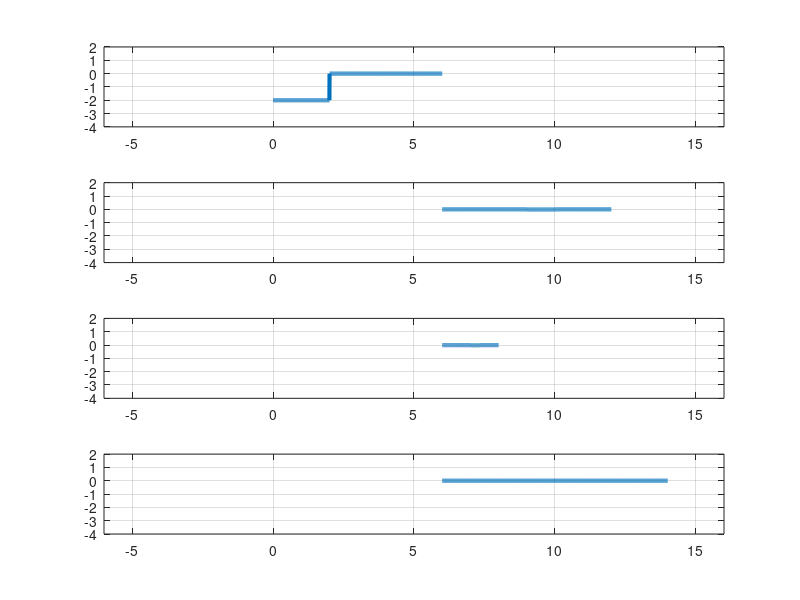

This figure's MATLAB source:
tstart1 = 0; tstop1 = 6;
tstart2 = 0; tstop2 = 2;
tstart3 = 0; tstop3 = 6;

t1 = linspace(tstart1,tstop1, 1001);
f = -2 * (double(t1>=-4) - double(t1>=2));

t2 = linspace(tstop2, tstop3, 1001);
g1 = double(t2>=6) - double(t2>=8);

t3 = linspace(tstart3, tstop3, 1001);
g2 = -3 * (double(t3>=8) - double(t3>=14));

th1 = linspace(tstop1, tstop1 + tstop2, 2001);
h1 = 6/1000 * conv(f,g1);

tht = linspace(tstop1, tstop1 + tstop3, 2001);
h2 = 6/1000 * conv(f,g2);

th2 = linspace(tstop1, tstop1 +tstop2 + tstop3, 2001);
h_total = h1 + h2;

subplot(4,1,1);
plot(t1,f,'LineWidth',3);
axis([-6 16 -4 2]); grid;


%{
subplot(4,1,2);
plot(t2,g1,'LineWidth',3);
axis([-6 16 -4 2]); grid;


subplot(4,1,3);
plot(t2,g2,'LineWidth',3);
axis([-6 16 -4 2]); grid;
%}
subplot(4,1,2);
plot(tht,h_total,'LineWidth',3);
axis([-6 16 -4 2]); grid;

subplot(4,1,3);
plot(th1,h1,'LineWidth',3);
axis([-6 16 -4 2]); grid;

subplot(4,1,4);
plot(th2,h2,'LineWidth',3);
axis([-6 16 -4 2]); grid;